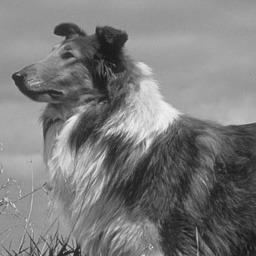
#> input picture 4.haar_wavelet_decomposition/inputs/p6_inp.jpg, 256 x 256 px
$ python haar.py
#> lines starting #> are read from the running program, lines starting #| are printed output that depends on the picture
import numpy as np
from skimage.io import imread, imsave


## Fill out these functions yourself

def im2wv(img,nLev):
    # Placeholder that does nothing
    kernal = 1/2*np.array([[1,1,1,1],[-1,1,-1,1],[-1,-1,1,1],[1,-1,-1,1]])
    if(img is not list):
        res = [img]
    img = res.pop()
    height, width = img.shape
    img = img.reshape(height // 2, 2, -1).swapaxes(1, 2).reshape(-1, 4)
    haarimg = np.transpose(np.dot(kernal, np.transpose(img))).reshape(height//2, width//2, 4)
    img = haarimg[:,:,0]
    H1 = haarimg[:,:,1]
    H2 = haarimg[:,:,2]
    H3 = haarimg[:,:,3]
    res=[[H1,H2,H3]]
    if nLev == 1:
        res.append(img)
        return res
    res.extend(im2wv(img, nLev-1))
    return res


def wv2im(pyr):
    # Placeholder that does nothing
    kernal = 1 / 2 * np.array([[1, 1, 1, 1], [-1, 1, -1, 1], [-1, -1, 1, 1], [1, -1, -1, 1]])
    kernal = np.linalg.inv(kernal)
    pyr = pyr.copy()
    while len(pyr)>1:
        img = pyr.pop()
        [H1, H2, H3] = pyr.pop()
        h, w = img.shape
        haarimg = np.zeros([h, w, 4])
        for idx,ch in enumerate([img, H1, H2, H3]):
            haarimg[:,:,idx]=ch
        haarimg = haarimg.reshape(-1,4)
        img = np.transpose(np.dot(kernal, np.transpose(haarimg)))
        img = img.reshape(h, -1, 2).swapaxes(1,2).reshape(h*2, w*2)
        pyr.append(img)

    return pyr[-1]


########################## Support code below

from os.path import normpath as fn # Fixes window/linux path conventions
import warnings
warnings.filterwarnings('ignore')


# Utility functions to clip intensities b/w 0 and 1
# Otherwise imsave complains
def clip(im):
    return np.maximum(0.,np.minimum(1.,im))


# Visualize pyramid like in slides
def vis(pyr, lev=0):
    if len(pyr) == 1:
        return pyr[0]/(2**lev)

    sz=pyr[0][0].shape
    sz1 = [sz[0]*2,sz[1]*2]
    img = np.zeros(sz1,dtype=np.float32)

    img[0:sz[0],0:sz[1]] = vis(pyr[1:],lev+1)

    # Just scale / shift gradient images for visualization
    img[sz[0]:,0:sz[1]] = pyr[0][0]*(2**(1-lev))+0.5
    img[0:sz[0],sz[1]:] = pyr[0][1]*(2**(1-lev))+0.5
    img[sz[0]:,sz[1]:] = pyr[0][2]*(2**(1-lev))+0.5

    return img


############# Main Program


img = np.float32(imread(fn('inputs/p6_inp.jpg')))/255.
#> img: shape (256, 256) float32; min 0.0667, max 0.965, mean 0.486

# Visualize pyramids
pyr = im2wv(img,1)
#> in im2wv, `haarimg = np.transpose(np.dot(kernal, np.transpose(img))).reshape(heig..`:
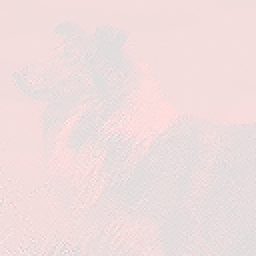
#> haarimg: shape (128, 128, 4) float64 (shown 2 times larger); mean of channels 0, 1, 2, 3 0.971, -0.000972, -0.000778, 2.88e-05; transparent parts drawn white
#> in im2wv, `H3 = haarimg[:,:,3]`:
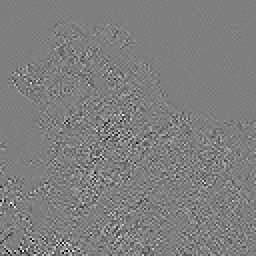
#> H3: shape (128, 128) float64 (shown 2 times larger); min -0.19, max 0.192, mean 2.88e-05; drawn with min black and max white
#> pyr = 2 items
imsave(fn('outputs/prob6a_1.jpg'),clip(vis(pyr)))

pyr = im2wv(img,2)
#> call 3 of im2wv, with nLev = 1
#> in im2wv (call 3), `H2 = haarimg[:,:,2]`:
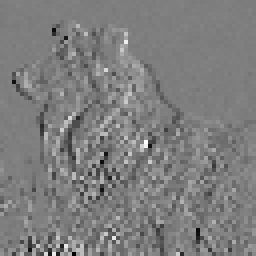
#> H2: shape (64, 64) float64 (shown 4 times larger); min -0.62, max 0.629, mean -0.00245; drawn with min black and max white
#> in im2wv (call 3), `H3 = haarimg[:,:,3]`:
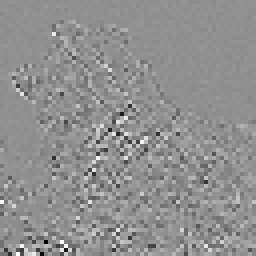
#> H3: shape (64, 64) float64 (shown 4 times larger); min -0.423, max 0.324, mean -6.25e-05; drawn with min black and max white
#> pyr = 3 items
imsave(fn('outputs/prob6a_2.jpg'),clip(vis(pyr)))

pyr = im2wv(img,3)
#> in im2wv (call 6), `img = img.reshape(height // 2, 2, -1).swapaxes(1, 2).reshape(-1, 4)`: img = 1024 rows, first 6: [2.34, 2.37, 2.35, 2.36], [2.34, 2.34, 2.36, 2.35], [2.39, 2.33, 2.37, 2.35], [2.35, 2.37, 2.36, 2.36], [2.39, 2.37, 2.4, 2.38], [2.43, 2.37, 2.45, 2.4]
#> in im2wv (call 6), `H3 = haarimg[:,:,3]`:
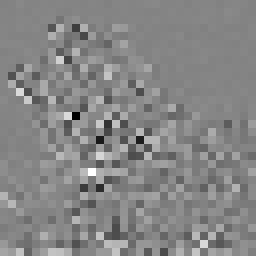
#> H3: shape (32, 32) float64 (shown 8 times larger); min -0.728, max 0.667, mean 0.00533; drawn with min black and max white
#> pyr = 4 items
imsave(fn('outputs/prob6a_3.jpg'),clip(vis(pyr)))
#> in vis (call 8), `img[0:sz[0],0:sz[1]] = vis(pyr[1:],lev+1)`:
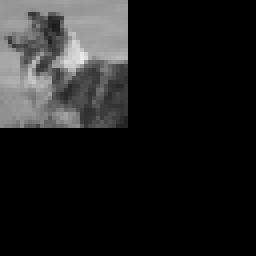
#> img: shape (64, 64) float32 (shown 4 times larger); min 0, max 0.906, mean 0.121
#> in vis (call 6), `img[sz[0]:,sz[1]:] = pyr[0][2]*(2**(1-lev))+0.5`:
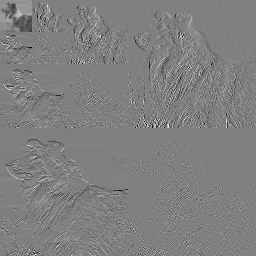
#> img: shape (256, 256) float32; min -0.228, max 1.22, mean 0.498; drawn with min black and max white

# Inverse transform to reconstruct image
im = clip(wv2im(pyr))
#> the loop in wv2im, `while len(pyr)>1:` made 3 passes
#> (h, w) on passes 1 to 3: (32, 32), (64, 64), (128, 128)
#> after the loop in wv2im, `while len(pyr)>1:`: pyr = 1 item
imsave(fn('outputs/prob6b.jpg'),im)

# Zero out some levels and
for i in range(len(pyr)-1):
    for j in range(3):
        pyr[i][j][...] = 0.

    im = clip(wv2im(pyr))
    imsave(fn('outputs/prob6b_%d.jpg' % i),im)
#> this loop made 3 passes
